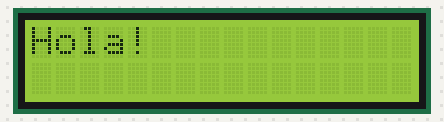
A sketch run on a simulated Arduino Uno, built with avr-gcc and run on an emulated ATmega328P. Shown: 16×2 character LCD.

Above: at 0.1 s.
At 0.6 s:
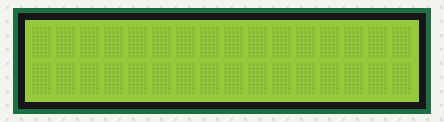

Measured:
- what the display in image 1 shows lasts 0.5 s, from 0.6 s to 1.1 s

The sketch:

lcdDisplay.ino
```cpp
#include <LiquidCrystal.h>

int rsPin = 12, enablePin = 11;
int d4 = 5, d5 = 4, d6 = 3, d7 = 2; // Data pins

LiquidCrystal lcd(rsPin, enablePin, d4, d5, d6, d7);

void setup() {
  lcd.begin(16, 2);
  lcd.print("Hola!");
}

void loop() {
  lcd.setCursor(0, 0);
  lcd.print("Hola!");
  lcd.display();
  delay(500);
  lcd.noDisplay();
  delay(500);
}
```
